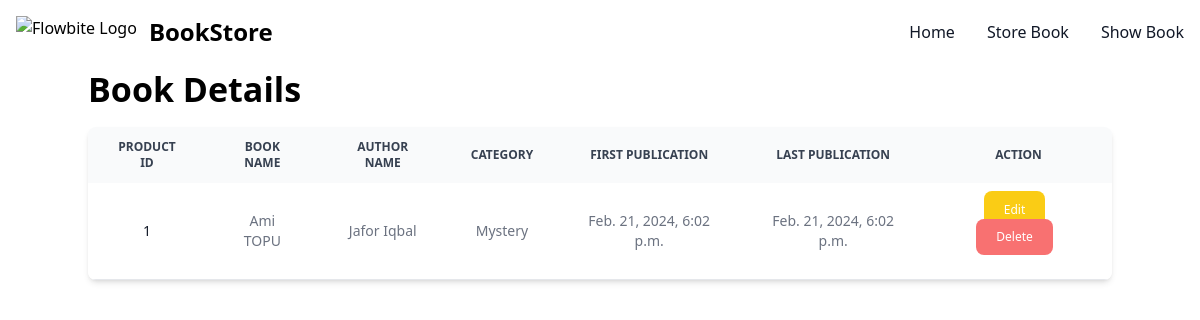
/details_book/1, run on the app's committed database.
### book_app/models.py (models this page shows, shortened)
class BookStoreModel(models.Model):
    CATEGORY = (
        ('Mystery','Mystery'),
        ('Thriller','Thriller'),
        ('ScienceFiction','ScienceFiction'),
        ('Horror','Horror'),
        ('Humor','Humor'),
    )
    id = models.IntegerField(primary_key=True)
    book_name = models.CharField(max_length=50)
    author = models.CharField(max_length=50)
    category = models.CharField(max_length=30, choices=CATEGORY)
    first_pub = models.DateTimeField(auto_now_add=True) # first time
    last_pub = models.DateTimeField(auto_now=True) # updatable

### book_app/views.py (the view)
# urls.py: path('details_book/<int:id>', views.BookStoreModelDetailView.as_view(), name='book_details'),
class BookStoreModelDetailView(DetailView):
    model = BookStoreModel
    template_name='book_details.html'
    context_object_name = 'data'
    pk_url_kwarg = 'id'

### book_app/templates/book_details.html (shortened to what this page needs)
{% extends "base.html" %}
{% block content %}
<h1 class="text-[34px] font-bold mb-3">Book Details</h1>
<div class="relative overflow-x-auto shadow-md sm:rounded-lg">
    {% if data %}
    <table class="w-full text-sm text-left rtl:text-right text-gray-500 dark:text-gray-400">
        <thead class="text-xs text-gray-700 uppercase bg-gray-50 dark:bg-gray-700 dark:text-gray-400">
            <tr>
                <th class="px-6 py-3 text-center"> Product ID </th>
                <th class="px-6 py-3 text-center"> Book Name </th>
                <th class="px-6 py-3 text-center"> Author Name </th>
                <th class="px-6 py-3 text-center"> Category </th>
                <th class="px-6 py-3 text-center"> First Publication </th>
                <th class="px-6 py-3 text-center"> Last Publication </th>
                <th class="px-6 py-3 text-center"> Action </th>
            </tr>
        </thead>
        <tbody>
            <tr class="odd:bg-white odd:dark:bg-gray-900 even:bg-gray-50 even:dark:bg-gray-800 border-b dark:border-gray-700">
                <th scope="row" class="px-6 py-4 font-medium text-gray-900 whitespace-nowrap dark:text-white text-center">
                    {{ data.id }}
                </th>
                <td class="px-6 py-4 text-center">
                    {{ data.book_name }}
                </td>
                <td class="px-6 py-4 text-center">
                    {{ data.author }}
                </td>
                <td class="px-6 py-4 text-center">
                    {{ data.category }}
                </td>
                <td class="px-6 py-4 text-center">
                    {{ data.first_pub }}
                </td>
                <td class="px-6 py-4 text-center">
                    {{ data.last_pub }}
                </td>
                <td class="px-6 py-4 text-center">
                    <div class="text-center">
                        <a href="{% url 'edit_book' pk=data.id %}" type="button" class="focus:outline-none text-xs text-white bg-yellow-400 hover:bg-yellow-500 focus:ring-4 focus:ring-yellow-300 font-medium rounded-lg text-sm px-5 py-2.5 me-2 mb-2 dark:focus:ring-yellow-900">Edit</a>
                        <button type="button" onclick="confirmDelete('{{ data.id }}', '{% url 'delete_book' pk=data.id %}')" class="focus:outline-none text-xs text-white bg-red-400 hover:bg-red-500 focus:ring-4 focus:ring-red-300 font-medium rounded-lg text-sm px-5 py-2.5 me-2 mb-2 dark:focus:ring-red-900">Delete</button>
                    </div>
                </td>
            </tr>
        </tbody>
    </table>
    {% else %}
    <p>Book Details not available</p>
    {% endif %}
</div>
{% endblock content %}

### data on the page
BookStoreModel: id "1", book_name "Ami TOPU", author "Jafor Iqbal", category "Mystery", first_pub "Feb. 21, 2024, 6:02 p.m.", last_pub "Feb. 21, 2024, 6:02 p.m."
